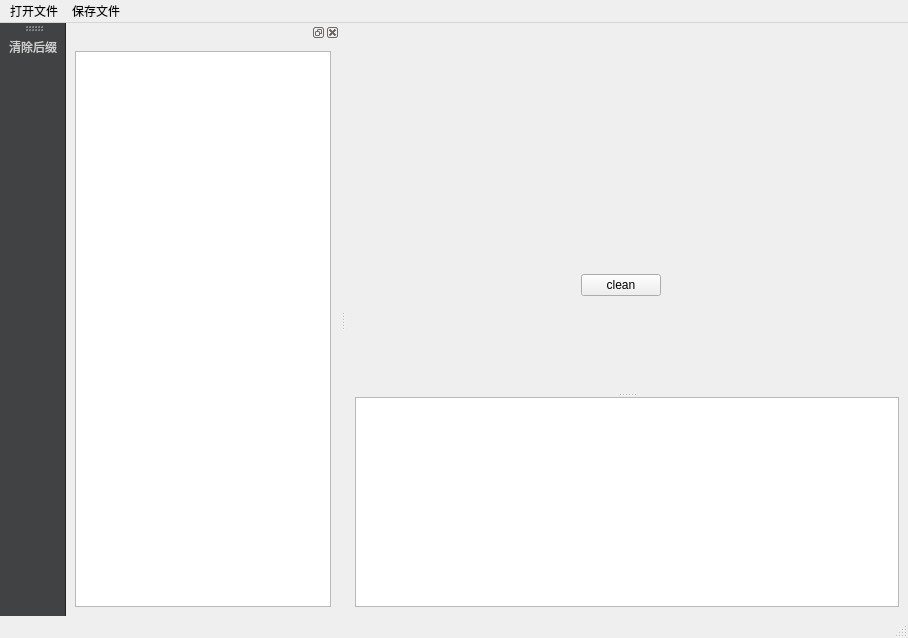
<?xml version="1.0" encoding="UTF-8"?>
<ui version="4.0">
 <class>MainWindow</class>
 <widget class="QMainWindow" name="MainWindow">
  <property name="geometry">
   <rect>
    <x>0</x>
    <y>0</y>
    <width>908</width>
    <height>638</height>
   </rect>
  </property>
  <property name="windowTitle">
   <string>MainWindow</string>
  </property>
  <widget class="QWidget" name="centralwidget">
   <layout class="QVBoxLayout" name="verticalLayout_3">
    <item>
     <widget class="QSplitter" name="splitter">
      <property name="orientation">
       <enum>Qt::Vertical</enum>
      </property>
      <widget class="QStackedWidget" name="stackedWidget">
       <widget class="QWidget" name="page">
        <layout class="QGridLayout" name="gridLayout_2">
         <item row="1" column="0">
          <spacer name="horizontalSpacer">
           <property name="orientation">
            <enum>Qt::Horizontal</enum>
           </property>
           <property name="sizeHint" stdset="0">
            <size>
             <width>281</width>
             <height>20</height>
            </size>
           </property>
          </spacer>
         </item>
         <item row="0" column="1">
          <spacer name="verticalSpacer">
           <property name="orientation">
            <enum>Qt::Vertical</enum>
           </property>
           <property name="sizeHint" stdset="0">
            <size>
             <width>20</width>
             <height>227</height>
            </size>
           </property>
          </spacer>
         </item>
         <item row="0" column="0">
          <widget class="QWidget" name="widget_2" native="true">
           <layout class="QVBoxLayout" name="verticalLayout_2"/>
          </widget>
         </item>
         <item row="1" column="1">
          <widget class="QPushButton" name="pushButton">
           <property name="text">
            <string>clean</string>
           </property>
          </widget>
         </item>
         <item row="1" column="2">
          <spacer name="horizontalSpacer_2">
           <property name="orientation">
            <enum>Qt::Horizontal</enum>
           </property>
           <property name="sizeHint" stdset="0">
            <size>
             <width>298</width>
             <height>20</height>
            </size>
           </property>
          </spacer>
         </item>
         <item row="2" column="1">
          <spacer name="verticalSpacer_2">
           <property name="orientation">
            <enum>Qt::Vertical</enum>
           </property>
           <property name="sizeHint" stdset="0">
            <size>
             <width>20</width>
             <height>57</height>
            </size>
           </property>
          </spacer>
         </item>
        </layout>
       </widget>
       <widget class="QWidget" name="page_2"/>
      </widget>
      <widget class="QWidget" name="widget" native="true">
       <layout class="QGridLayout" name="gridLayout">
        <item row="0" column="0">
         <widget class="QTextEdit" name="textEdit_2"/>
        </item>
       </layout>
      </widget>
     </widget>
    </item>
   </layout>
  </widget>
  <widget class="QMenuBar" name="menubar">
   <property name="geometry">
    <rect>
     <x>0</x>
     <y>0</y>
     <width>908</width>
     <height>23</height>
    </rect>
   </property>
   <widget class="QMenu" name="menu">
    <property name="title">
     <string>打开文件</string>
    </property>
   </widget>
   <widget class="QMenu" name="menu_2">
    <property name="title">
     <string>保存文件</string>
    </property>
   </widget>
   <addaction name="menu"/>
   <addaction name="menu_2"/>
  </widget>
  <widget class="QStatusBar" name="statusbar"/>
  <widget class="QToolBar" name="toolBar_left">
   <property name="windowTitle">
    <string>toolBar</string>
   </property>
   <property name="styleSheet">
    <string notr="true">QToolBar {
background-color: #404244;
border-right: 1px solid #222222;
border-left: 0px;
}

QToolButton {
color: #D2D2D2;
width: 4.5em;
height: 4em;
margin: 0em;
border: 0em;
padding-top: 0.4em;
padding-bottom: 0.2em;
}

QToolButton:hover {
background-color: #595B5D;
}

QToolButton[text=&quot;模式&quot;] {
height: 1.2em;
}

QToolButton[text=&quot;清除后缀&quot;] {
background-color: #262829;
}</string>
   </property>
   <attribute name="toolBarArea">
    <enum>LeftToolBarArea</enum>
   </attribute>
   <attribute name="toolBarBreak">
    <bool>false</bool>
   </attribute>
   <addaction name="actionaction_cleanSuffix"/>
  </widget>
  <widget class="QDockWidget" name="dockWidget_3">
   <property name="minimumSize">
    <size>
     <width>140</width>
     <height>111</height>
    </size>
   </property>
   <attribute name="dockWidgetArea">
    <number>1</number>
   </attribute>
   <widget class="QWidget" name="dockWidgetContents_3">
    <layout class="QVBoxLayout" name="verticalLayout">
     <item>
      <widget class="QTextEdit" name="textEdit"/>
     </item>
    </layout>
   </widget>
  </widget>
  <action name="actionaction_cleanSuffix">
   <property name="text">
    <string>清除后缀</string>
   </property>
  </action>
 </widget>
 <resources/>
 <connections/>
</ui>
